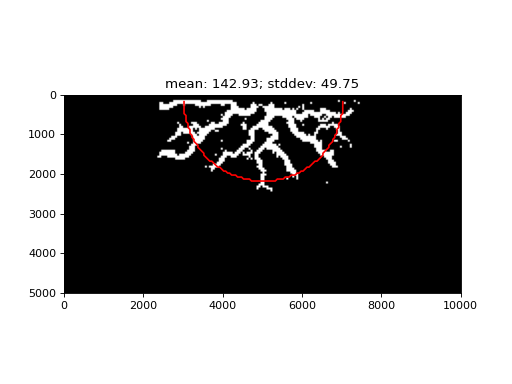

Source code (Python):
import matplotlib.pyplot as plt
from sandplover.mask import ChannelMask
from sandplover.plan import compute_channel_width
from sandplover.sample_data.sample_data import golf
from sandplover.section import CircularSection
#
# Set up the cube, mask, and section
#
golf = golf()
cm = ChannelMask(
    golf["eta"][-1, :, :],
    golf["velocity"][-1, :, :],
    elevation_threshold=0,
    flow_threshold=0.3,
)
sec = CircularSection(
    golf,
    origin_idx=(golf.aux["L0"].data, golf.shape[2] // 2),
    radius_idx=40,
)
#
# Compute the metric
#
m, s, w = compute_channel_width(cm, section=sec, return_widths=True)
#
fig, ax = plt.subplots()
cm.show(ax=ax, ticks=True)
sec.show_trace("r-", ax=ax)
_ = ax.set_title(f"mean: {m:.2f}; stddev: {s:.2f}")
